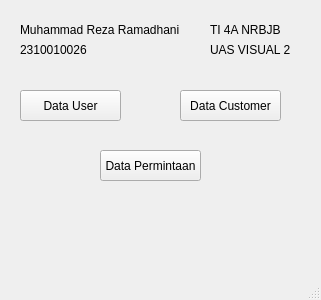
<?xml version="1.0" encoding="UTF-8"?>
<ui version="4.0">
 <class>MainWindow</class>
 <widget class="QMainWindow" name="MainWindow">
  <property name="geometry">
   <rect>
    <x>0</x>
    <y>0</y>
    <width>321</width>
    <height>300</height>
   </rect>
  </property>
  <property name="windowTitle">
   <string>MainWindow</string>
  </property>
  <widget class="QWidget" name="centralwidget">
   <widget class="QPushButton" name="pushButton">
    <property name="geometry">
     <rect>
      <x>20</x>
      <y>90</y>
      <width>101</width>
      <height>31</height>
     </rect>
    </property>
    <property name="text">
     <string>Data User</string>
    </property>
   </widget>
   <widget class="QPushButton" name="pushButton_2">
    <property name="geometry">
     <rect>
      <x>180</x>
      <y>90</y>
      <width>101</width>
      <height>31</height>
     </rect>
    </property>
    <property name="text">
     <string>Data Customer</string>
    </property>
   </widget>
   <widget class="QPushButton" name="pushButton_3">
    <property name="geometry">
     <rect>
      <x>100</x>
      <y>150</y>
      <width>101</width>
      <height>31</height>
     </rect>
    </property>
    <property name="text">
     <string>Data Permintaan</string>
    </property>
   </widget>
   <widget class="QLabel" name="label">
    <property name="geometry">
     <rect>
      <x>20</x>
      <y>20</y>
      <width>161</width>
      <height>20</height>
     </rect>
    </property>
    <property name="text">
     <string>Muhammad Reza Ramadhani</string>
    </property>
   </widget>
   <widget class="QLabel" name="label_2">
    <property name="geometry">
     <rect>
      <x>20</x>
      <y>40</y>
      <width>91</width>
      <height>20</height>
     </rect>
    </property>
    <property name="text">
     <string>2310010026</string>
    </property>
   </widget>
   <widget class="QLabel" name="label_3">
    <property name="geometry">
     <rect>
      <x>210</x>
      <y>40</y>
      <width>91</width>
      <height>20</height>
     </rect>
    </property>
    <property name="text">
     <string>UAS VISUAL 2</string>
    </property>
   </widget>
   <widget class="QLabel" name="label_4">
    <property name="geometry">
     <rect>
      <x>210</x>
      <y>20</y>
      <width>71</width>
      <height>20</height>
     </rect>
    </property>
    <property name="text">
     <string>TI 4A NRBJB</string>
    </property>
   </widget>
  </widget>
  <widget class="QMenuBar" name="menubar">
   <property name="geometry">
    <rect>
     <x>0</x>
     <y>0</y>
     <width>321</width>
     <height>17</height>
    </rect>
   </property>
  </widget>
  <widget class="QStatusBar" name="statusbar"/>
 </widget>
 <resources/>
 <connections/>
</ui>
